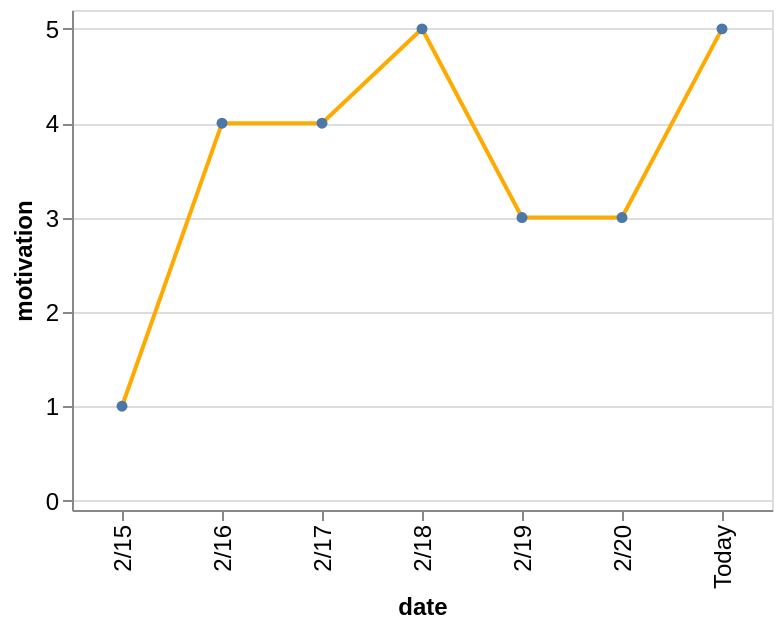

Express this chart as Vega-Lite.
### Vega-Lite specification from a JSON file in a GitHub repository (floating-point values rounded to 4 significant figures)
{"config": {"view": {"continuousWidth": 400, "continuousHeight": 300}, "axis": {"labelFontSize": 12, "titleFontSize": 12}}, "data": {"values": [{"date": "2/15", "motivation": 1}, {"date": "2/16", "motivation": 4}, {"date": "2/17", "motivation": 4}, {"date": "2/18", "motivation": 5}, {"date": "2/19", "motivation": 3}, {"date": "2/20", "motivation": 3}, {"date": "Today", "motivation": 5}]}, "mark": {"type": "line", "color": "#FFAA00", "point": true}, "encoding": {"x": {"field": "date", "type": "nominal"}, "y": {"field": "motivation", "scale": {"domain": [-0.1, 5.2]}, "type": "quantitative"}}, "height": 250, "width": 350, "$schema": "https://vega.github.io/schema/vega-lite/v5.json", "datasets": {"data-aac2a29e1b23308d5471fb5222ef6c6c": [{"date": "2/15", "motivation": 1}, {"date": "2/16", "motivation": 4}, {"date": "2/17", "motivation": 4}, {"date": "2/18", "motivation": 5}, {"date": "2/19", "motivation": 3}, {"date": "2/20", "motivation": 3}, {"date": "Today", "motivation": 5}]}}
